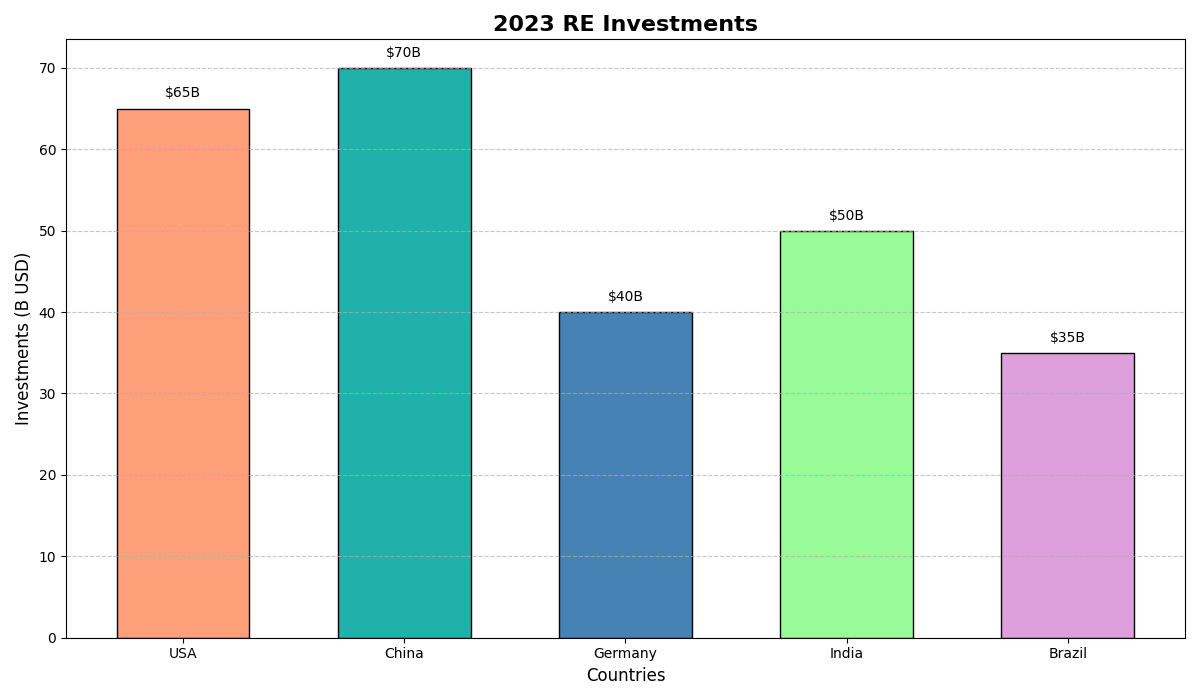

Source code (Python):
import matplotlib.pyplot as plt
import numpy as np

countries = ['USA', 'China', 'Germany', 'India', 'Brazil']
total_investments = np.array([65, 70, 40, 50, 35])

colors = ['#FFA07A', '#20B2AA', '#4682B4', '#98fb98', '#dda0dd']

fig, ax = plt.subplots(figsize=(12, 7))

ax.bar(countries, total_investments, color=colors, edgecolor='black', width=0.6)

ax.set_title('2023 RE Investments', fontsize=16, fontweight='bold')
ax.set_ylabel('Investments (B USD)', fontsize=12)
ax.set_xlabel('Countries', fontsize=12)

for i, investment in enumerate(total_investments):
    ax.text(i, investment + 1, f"${investment}B", color='black', ha='center', va='bottom', fontsize=10)

ax.yaxis.grid(True, linestyle='--', alpha=0.7)

plt.tight_layout()
plt.show()
